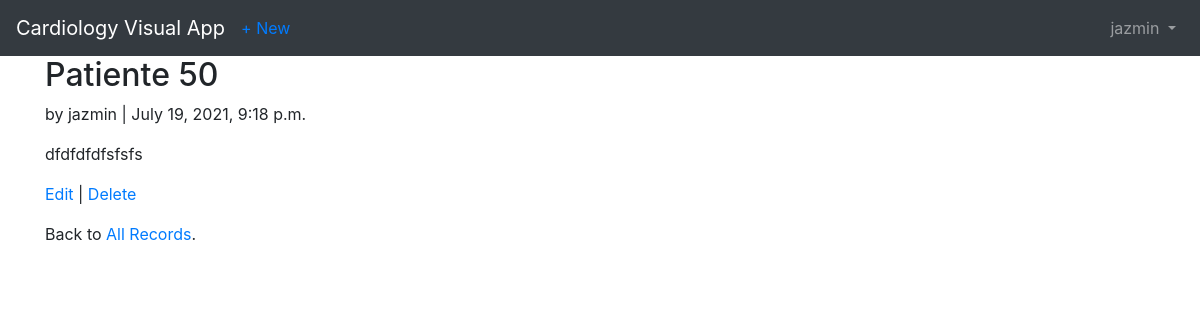
/articles/3/ (signed in), run on the app's committed database.
### articles/models.py (models this page shows, shortened)
class Article(models.Model):
    title = models.CharField(max_length=255)
    body = models.TextField()
    date = models.DateTimeField(auto_now_add=True)
    author = models.ForeignKey(
        get_user_model(),
        on_delete=models.CASCADE,
    )

### articles/views.py (the view)
# urls.py: path('<int:pk>/', ArticleDetailView.as_view(), name='article_detail'),
class ArticleDetailView(DetailView):
    model = Article
    template_name = 'article_detail.html'

### templates/article_detail.html
{% extends 'base.html' %}
{% block content %}
    <div class="article-entry">
        <h2>{{ object.title }}</h2>
        <p>by {{ object.author }} | {{ object.date }}</p>
        <p>{{ object.body }}</p>
    </div>
    <p><a href="{% url 'article_edit' article.pk %}">Edit</a> |
        <a href="{% url 'article_delete' article.pk %}">Delete</a></p>
    <p>Back to <a href="{% url 'article_list' %}">All Records</a>.</p>
{% endblock content %}

### templates/base.html (shortened to what this page needs)
<!DOCTYPE html>
<html>
    <head>
        <link rel="stylesheet" href="https://cdn.jsdelivr.net/npm/bootstrap@4.5.3/dist/css/bootstrap.min.css">
    </head>
    <body>
        <nav class="navbar navbar-expand-lg navbar-dark bg-dark">
            <a class="navbar-brand" href="{% url 'home' %}">Cardiology Visual App</a>
            {% if user.is_authenticated %}
                <ul class="navbar-nav mr-auto">
                    <li class="nav-item">
                        <a href="{% url 'article_new' %}">+ New</a>
                    </li>
                </ul>
            {% endif %}
            <div class="collapse navbar-collapse" id="navbarSupportedContent">
                {% if user.is_authenticated %}
                    <ul class="navbar-nav ml-auto">
                        <li class="nav-item">
                            <a class="nav-link dropdown-toggle" href="#" id="navbarDropdown" role="button" data-toggle="dropdown" aria-haspopup="true" aria-expanded="false">
                                {{ user.username }}
                            </a>
                        </li>
                    </ul>
                {% else %}
                    <form class="form-inline ml-auto">
                        <a href="{% url 'login' %}" class="btn btn-outline-secondary"> Log In</a>
                        <a href="{% url 'signup' %}" class="btn btn-primary ml-2"> Sign up</a>
                    </form>
                {% endif %}
            </div>
        </nav>
        <main>
            <div class="container">
                {% block content %}
                {% endblock content %}
            </div>
        </main>
    </body>
</html>

### data on the page
Article: title "Patiente 50", author "jazmin", date "July 19, 2021, 9:18 p.m.", body "dfdfdfdfsfsfs"

### other printed values
{{ user.username }} "jazmin"
